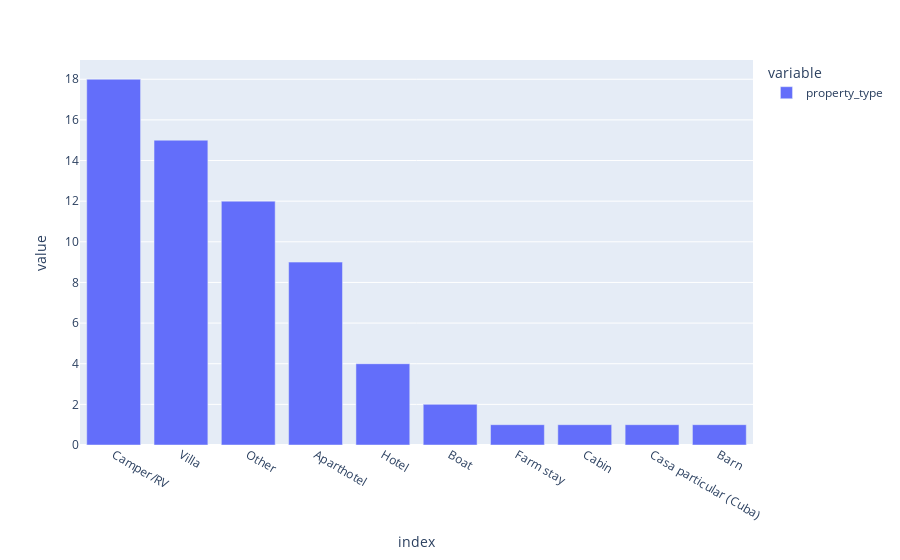

Write notebook code for a chart like this one.
### Code cell
px.bar(data_frame=df['property_type'].value_counts().tail(10))

### Figure 1 — Plotly figure (JSON) as saved in the notebook; plotly's stock layout.template omitted (floating-point values rounded to 4 significant figures)
{"data": [{"alignmentgroup": "True", "hovertemplate": "variable=property_type<br>index=%{x}<br>value=%{y}<extra></extra>", "legendgroup": "property_type", "marker": {"color": "#636efa", "pattern": {"shape": ""}}, "name": "property_type", "offsetgroup": "property_type", "orientation": "v", "showlegend": true, "textposition": "auto", "type": "bar", "x": ["Camper/RV", "Villa", "Other", "Aparthotel", "Hotel", "Boat", "Farm stay", "Cabin", "Casa particular (Cuba)", "Barn"], "xaxis": "x", "y": [18, 15, 12, 9, 4, 2, 1, 1, 1, 1], "yaxis": "y"}], "layout": {"barmode": "relative", "legend": {"title": {"text": "variable"}, "tracegroupgap": 0}, "margin": {"t": 60}, "xaxis": {"anchor": "y", "domain": [0, 1], "title": {"text": "index"}}, "yaxis": {"anchor": "x", "domain": [0, 1], "title": {"text": "value"}}}}
